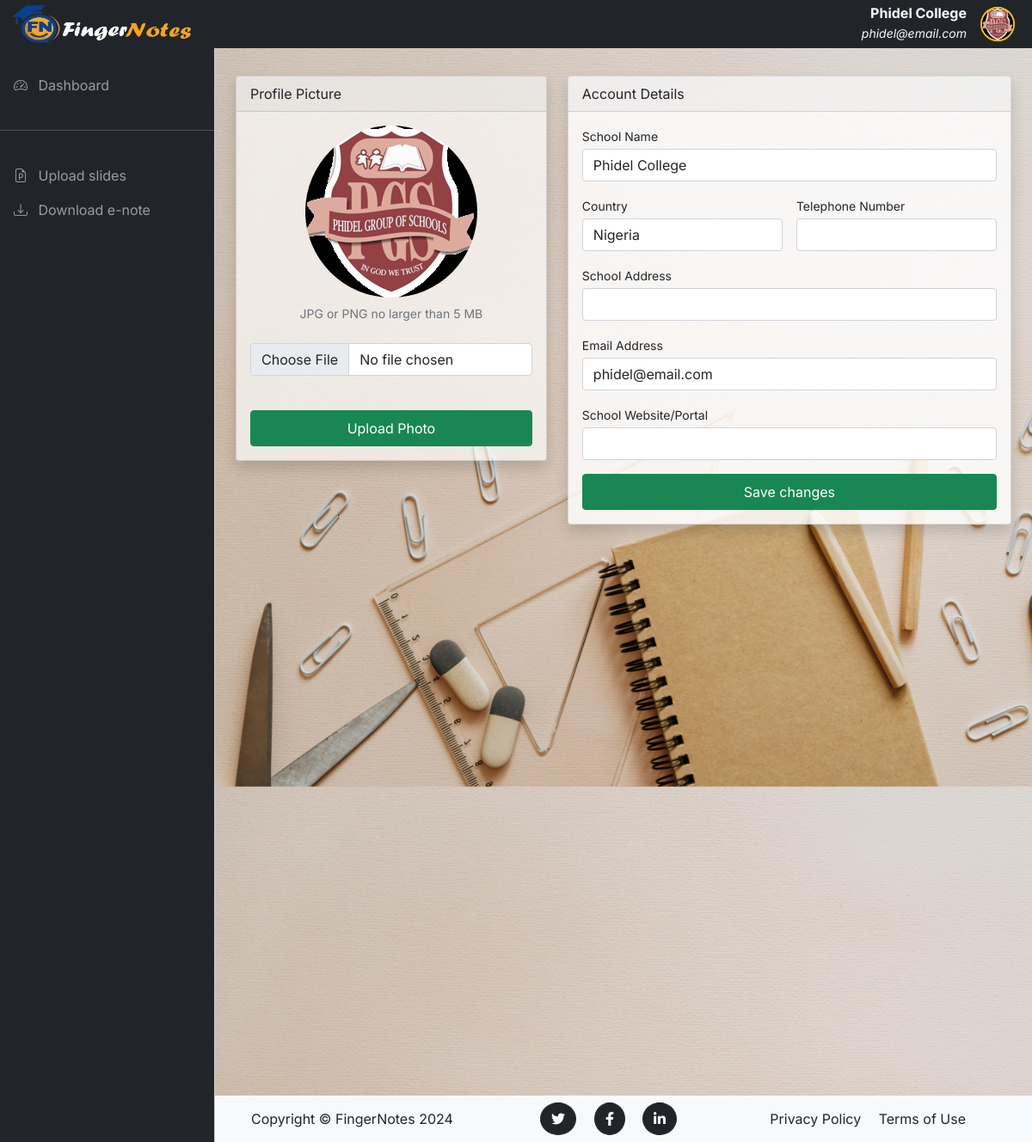
Screenshot of /profile (signed in) with the database file from the repository.
### fingerNotes/models.py (models this page shows, shortened)
class User(db.Model, UserMixin):
    __tablename__ = 'users'
    id = db.Column(db.Integer, primary_key=True)
    school_name = db.Column(db.String(120), nullable=False)
    email = db.Column(db.String(120), nullable=False, unique=True)
    country = db.Column(db.String(100), nullable=False)
    image_file = db.Column(db.String(20), nullable=False, default='default.png')
    password = db.Column(db.String(60), nullable=False)
    telephone_no = db.Column(db.String(14))
    school_address = db.Column(db.String(255))
    school_website = db.Column(db.String(255))
    upload_infos = db.relationship('UploadInfo', backref='user', lazy=True, cascade='all, delete-orphan')

### fingerNotes/routes.py (the view, shortened to what this page needs)
@app.route("/profile", methods=["GET", "POST"])
@login_required
def profile():
    profile_form = ProfileForm()
    pics_form = ProfilePictureForm()
    image_file = url_for('static', filename='img/profile_pics/' + current_user.image_file)
    profile_form.school_name.data = current_user.school_name
    profile_form.email_address.data = current_user.email
    profile_form.country.data = current_user.country
    profile_form.telephone_number.data = current_user.telephone_no
    profile_form.school_address.data = current_user.school_address
    profile_form.school_website.data = current_user.school_website
    return render_template("profile.html", form=profile_form, pics_form=pics_form, image_file=image_file)

### fingerNotes/forms.py (shortened to what this page needs)
class ProfileForm(FlaskForm):
    school_name = StringField('School Name', validators=[InputRequired()])
    country = StringField('Country', validators=[InputRequired()])
    telephone_number = StringField('Telephone Number')
    school_address = StringField('School Address')
    email_address = EmailField('Email Address', validators=[InputRequired(), Email()])
    school_website = URLField('School Website/Portal')
    submit = SubmitField('Save changes')

class ProfilePictureForm(FlaskForm):
    picture = FileField('Profile Picture', validators=[FileAllowed(['jpg', 'png'], 'Images only! JPG or PNG')])
    submit = SubmitField('Upload Photo')

### fingerNotes/models.py (called while the page is built)
@login_manager.user_loader
def load_user(user_id):
    return User.query.get(int(user_id))

### fingerNotes/templates/profile.html (shortened to what this page needs)
{% extends 'base.html' %}
{% set active_page = "profile" %}
{% block content %}
    <div class="container px-4 mt-4">
        <div class="row">
            <div class="col-sm-11 col-md-9 col-lg-7 col-xl-5 mx-auto">
                <div class="card mb-4 mb-xl-0 shadow" style="background-color: #ffffffab;">
                    <div class="card-header">Profile Picture</div>
                    <div class="card-body text-center">
                        <img class="img-account-profile rounded-circle mb-2" src="{{ image_file }}" alt="" width="200px">
                        <div class="small font-italic text-muted mb-4">JPG or PNG no larger than 5 MB</div>
                        <form method="POST" action="" enctype="multipart/form-data">
                            {{ pics_form.picture(class="form-control mb-3 custom-input", accept=".jpg,.JPG,.PNG,.png") }}
                             <br>
                            {{ pics_form.submit(class="btn btn-success py-2 w-100 shadow-none") }}
                        </form>
                    </div>
                </div>
            </div>
            <div class="col-md-11 col-lg-9 col-xl-7 mx-auto">
                <div class="card mb-4 shadow" style="background-color: #ffffffd0;">
                    <div class="card-header">Account Details</div>
                        <div class="card-body">
                            <form action="" method="post">
                                <div class="mb-3">
                                    {{ form.school_name.label(class="small mb-1") }}
                                    {{ form.school_name(class="form-control custom-input") }}
                                </div>
                                <div class="row gx-3 mb-3">
                                    <div class="col-md-6">
                                        {{ form.country.label(class="small mb-1") }}
                                        {{ form.country(class="form-control custom-input") }}
                                    </div>
                                    <div class="col-md-6">
                                        {{ form.telephone_number.label(class="small mb-1") }}
                                        {{ form.telephone_number(class="form-control custom-input") }}
                                    </div>
                                </div>
                                <div class="mb-3">
                                    {{ form.school_address.label(class="small mb-1") }}
                                    {{ form.school_address(class="form-control custom-input") }}
                                </div>
                                <div class="mb-3">
                                    {{ form.email_address.label(class="small mb-1") }}
                                    {{ form.email_address(class="form-control custom-input") }}
                                </div>
                                <div class="mb-3">
                                    {{ form.school_website.label(class="small mb-1") }}
                                    {{ form.school_website(class="form-control custom-input") }}
                                </div>
                                {{ form.submit(class="btn w-100 btn-success px-5 py-2 shadow-none") }}
                            </form>
                        </div>
                    </div>
                </div>
            </div>
        </div>
{% endblock%}

### fingerNotes/templates/base.html (shortened to what this page needs)
<!DOCTYPE html>
<html lang="en">
    <head>
        <link rel="stylesheet" type="text/css" href="{{ url_for('static', filename='css/dBaord_css/bootstrap.min.css') }}" />
        <link
            rel="stylesheet"
            href="https://cdn.jsdelivr.net/npm/bootstrap-icons@1.4.1/font/bootstrap-icons.css"
        />
        <link rel="stylesheet" type="text/css" href="{{ url_for('static', filename='css/dBaord_css/dataTables.bootstrap5.min.css') }}" />
        <link rel="stylesheet" type="text/css" href="{{ url_for('static', filename='css/dBaord_css/style.css') }}" />
    </head>
    <body>
        <nav class="navbar navbar-expand-lg navbar-light bg-dark fixed-top py-0">
            <div class="container-fluid">
                <a
                class="navbar-brand me-auto ms-lg-0 ms-3 mx-sm-auto"
                href="{{ url_for('homepage')}}"
                ><img style="width: 210px;height: 45px;" src="{{ url_for('static', filename='img/navbar-logo.png') }}" alt=""></a>
                <div class="collapse navbar-collapse" id="topNavBar">
                    <div class="d-block ms-auto my-lg-0">
                        <h6 class="text-end text-light fw-bolder mb-0">{{ current_user.school_name }}</h6>
                        <em class="text-light"><small>{{ current_user.email }}</small></em>
                    </div>
                    <ul class="navbar-nav">
                        <li class="nav-item dropdown">
                            <a
                                class="nav-link ms-2"
                                href="#"
                                role="button"
                                data-bs-toggle="dropdown"
                                aria-expanded="false"
                            >
                                <img class="rounded-circle border border-2 border-warning" src="{{ url_for('static', filename='img/profile_pics/' + current_user.image_file) }}" width="40px" alt="">
                            </a>
                        </li>
                    </ul>
                </div>
            </div>
        </nav>
        <div
        class="offcanvas offcanvas-start sidebar-nav bg-dark"
        tabindex="-1"
        id="sidebar"
        >
            <div class="offcanvas-body p-0">
                <nav class="navbar-dark">
                    <ul class="navbar-nav">
                        <br>
                        <li>
                            <a href="{{ url_for('dashboard') }}" class="nav-link px-3 {{'active' if active_page == 'dashboard'}}">
                                <span class="me-2"><i class="bi bi-speedometer2"></i></span>
                                <span>Dashboard</span>
                            </a>
                        </li>
                        <li class="my-4"><hr class="dropdown-divider bg-light" /></li>
                        <li>
                            <a href="{{ url_for('upload') }}" class="nav-link px-3 {{'active' if active_page == 'upload'}}">
                                <span class="me-2"><i class="bi bi-file-earmark-ppt"></i></span>
                                <span>Upload slides</span>
                            </a>
                        </li>
                        <li>
                            <a href="{{ url_for('enote_download') }}" class="nav-link px-3 {{'active' if active_page == 'download'}}">
                                <span class="me-2"><i class="bi bi-download"></i></span>
                                <span>Download e-note</span>
                            </a>
                        </li>
                    </ul>
                </nav>
            </div>
        </div>
        <main class="mt-5 pt-3" style="background-image: url(../static/img/backgroundimg.jpg);background-size: 1300px;">
            {% block content %}
            {% endblock %}
            <footer class="footer mt-10 py-2 text-center bg-light me-auto foot">
                <div class="container">
                    <div class="row align-items-center ">
                        <div class="col-lg-3 text-lg-start">Copyright &copy; FingerNotes 2024</div>
                        <div class="col-lg-3 my-3 my-lg-0">
                            <a class="btn btn-dark btn-social rounded-circle mx-2" href="#!" aria-label="Twitter"><i class="fab fa-twitter"></i></a>
                            <a class="btn btn-dark btn-social rounded-circle mx-2" href="#!" aria-label="Facebook"><i class="fab fa-facebook-f"></i></a>
                            <a class="btn btn-dark btn-social rounded-circle mx-2" href="#!" aria-label="LinkedIn"><i class="fab fa-linkedin-in"></i></a>
                        </div>
                        <div class="col-lg-3 text-lg-end">
                            <a class="link-dark text-decoration-none me-3" href="#!">Privacy Policy</a>
                            <a class="link-dark text-decoration-none" href="#!">Terms of Use</a>
                        </div>
                    </div>
                </div>
            </footer>
        </main>
    </body>
</html>

### fingerNotes/static/css/dBaord_css/style.css (style rules this page uses)
body, button { font-family: "Inter", sans-serif; }
:root { --offcanvas-width: 250px; --topNavbarHeight: 55px; }
.sidebar-nav { width: var(--offcanvas-width); }
@media (min-width: 992px) { body { overflow: auto !important; } }
@media (min-width: 992px) { main { margin-left: var(--offcanvas-width); min-height: 160vh; } }
@media (min-width: 992px) { .sidebar-nav { -webkit-transform: none; transform: none; visibility: visible !important; height: calc(100% - var(--topNavbarHeight)); top: var(--topNavbarHeight); } }
.foot { position: fixed; left: 50; bottom: 0; width: 100%; z-index: 10; }

### rows the page displays
User: school_name "Phidel College", email "phidel@email.com", image_file (picture), country "Nigeria"
